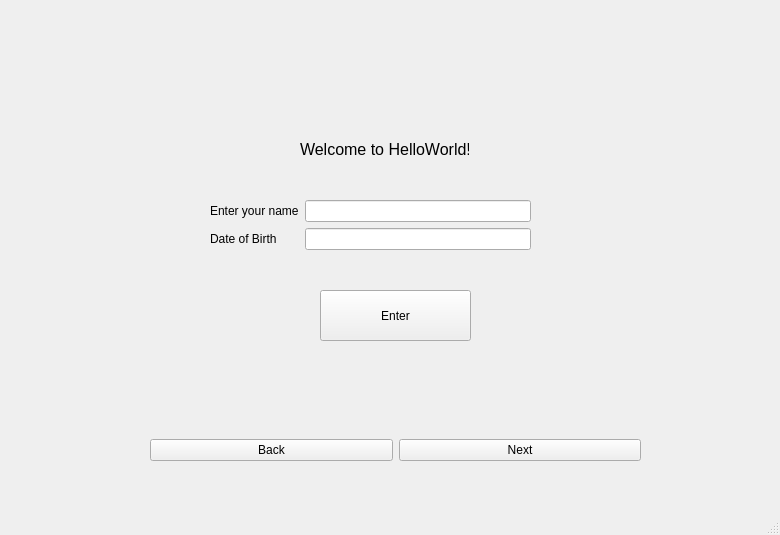
<?xml version="1.0" encoding="UTF-8"?>
<ui version="4.0">
 <class>MainWindow</class>
 <widget class="QMainWindow" name="MainWindow">
  <property name="geometry">
   <rect>
    <x>0</x>
    <y>0</y>
    <width>780</width>
    <height>535</height>
   </rect>
  </property>
  <property name="windowTitle">
   <string>MainWindow</string>
  </property>
  <widget class="QWidget" name="centralwidget">
   <widget class="QWidget" name="horizontalLayoutWidget">
    <property name="geometry">
     <rect>
      <x>150</x>
      <y>410</y>
      <width>491</width>
      <height>80</height>
     </rect>
    </property>
    <layout class="QHBoxLayout" name="pagebuttons">
     <item>
      <widget class="QPushButton" name="backButton">
       <property name="text">
        <string>Back</string>
       </property>
      </widget>
     </item>
     <item>
      <widget class="QPushButton" name="nextButton">
       <property name="text">
        <string>Next</string>
       </property>
      </widget>
     </item>
    </layout>
   </widget>
   <widget class="QWidget" name="verticalLayoutWidget_3">
    <property name="geometry">
     <rect>
      <x>20</x>
      <y>10</y>
      <width>751</width>
      <height>391</height>
     </rect>
    </property>
    <layout class="QVBoxLayout" name="frame_pages">
     <item>
      <widget class="QStackedWidget" name="stackedWidget">
       <property name="currentIndex">
        <number>0</number>
       </property>
       <widget class="QWidget" name="page_1">
        <widget class="QLabel" name="welcomeLabel">
         <property name="geometry">
          <rect>
           <x>280</x>
           <y>100</y>
           <width>169</width>
           <height>78</height>
          </rect>
         </property>
         <property name="sizePolicy">
          <sizepolicy hsizetype="Preferred" vsizetype="Maximum">
           <horstretch>0</horstretch>
           <verstretch>0</verstretch>
          </sizepolicy>
         </property>
         <property name="font">
          <font>
           <pointsize>12</pointsize>
          </font>
         </property>
         <property name="text">
          <string>Welcome to HelloWorld!</string>
         </property>
        </widget>
        <widget class="QWidget" name="verticalLayoutWidget">
         <property name="geometry">
          <rect>
           <x>190</x>
           <y>190</y>
           <width>321</width>
           <height>71</height>
          </rect>
         </property>
         <layout class="QFormLayout" name="formLayout_2">
          <item row="0" column="0">
           <widget class="QLabel" name="enterNamePrompt">
            <property name="text">
             <string>Enter your name</string>
            </property>
           </widget>
          </item>
          <item row="0" column="1">
           <widget class="QLineEdit" name="nameFieldLE"/>
          </item>
          <item row="2" column="0">
           <widget class="QLabel" name="DOBPrompt">
            <property name="text">
             <string>Date of Birth</string>
            </property>
           </widget>
          </item>
          <item row="2" column="1">
           <widget class="QLineEdit" name="DOBFieldLE"/>
          </item>
         </layout>
        </widget>
        <widget class="QPushButton" name="enterBtn">
         <property name="geometry">
          <rect>
           <x>300</x>
           <y>280</y>
           <width>151</width>
           <height>51</height>
          </rect>
         </property>
         <property name="text">
          <string>Enter</string>
         </property>
        </widget>
       </widget>
       <widget class="QWidget" name="page_2">
        <widget class="QWidget" name="verticalLayoutWidget_2">
         <property name="geometry">
          <rect>
           <x>590</x>
           <y>70</y>
           <width>131</width>
           <height>71</height>
          </rect>
         </property>
         <layout class="QVBoxLayout" name="verticalLayout">
          <item>
           <widget class="QLabel" name="genderLabel">
            <property name="text">
             <string>Gender:</string>
            </property>
           </widget>
          </item>
          <item>
           <widget class="QRadioButton" name="genderBtn_Male">
            <property name="text">
             <string>Male</string>
            </property>
           </widget>
          </item>
          <item>
           <widget class="QRadioButton" name="genderBtn_Female">
            <property name="text">
             <string>Female</string>
            </property>
           </widget>
          </item>
         </layout>
        </widget>
        <widget class="QWidget" name="formLayoutWidget">
         <property name="geometry">
          <rect>
           <x>290</x>
           <y>70</y>
           <width>166</width>
           <height>161</height>
          </rect>
         </property>
         <layout class="QFormLayout" name="formLayout">
          <item row="0" column="0">
           <widget class="QLabel" name="occLabel">
            <property name="text">
             <string>Occupation:</string>
            </property>
           </widget>
          </item>
          <item row="1" column="0">
           <widget class="QCheckBox" name="checkBox">
            <property name="text">
             <string>Twitch Streamer</string>
            </property>
           </widget>
          </item>
          <item row="2" column="0">
           <widget class="QCheckBox" name="checkBox_2">
            <property name="text">
             <string>Software Engineer</string>
            </property>
           </widget>
          </item>
          <item row="3" column="0">
           <widget class="QCheckBox" name="checkBox_3">
            <property name="text">
             <string>Chef</string>
            </property>
           </widget>
          </item>
          <item row="4" column="0">
           <widget class="QCheckBox" name="checkBox_4">
            <property name="text">
             <string>Police</string>
            </property>
           </widget>
          </item>
          <item row="5" column="0">
           <widget class="QCheckBox" name="checkBox_5">
            <property name="text">
             <string>Secret Agent</string>
            </property>
           </widget>
          </item>
         </layout>
        </widget>
        <widget class="QWidget" name="formLayoutWidget_2">
         <property name="geometry">
          <rect>
           <x>40</x>
           <y>70</y>
           <width>151</width>
           <height>51</height>
          </rect>
         </property>
         <layout class="QFormLayout" name="formLayout_3">
          <item row="0" column="0">
           <widget class="QLabel" name="weightLabel">
            <property name="text">
             <string>Weight (kg)</string>
            </property>
           </widget>
          </item>
          <item row="1" column="0">
           <widget class="QLabel" name="heightLabel">
            <property name="text">
             <string>Height (m)</string>
            </property>
           </widget>
          </item>
          <item row="0" column="1">
           <widget class="QDoubleSpinBox" name="weightSpinBox"/>
          </item>
          <item row="1" column="1">
           <widget class="QDoubleSpinBox" name="heightSpinBox"/>
          </item>
         </layout>
        </widget>
        <widget class="QWidget" name="horizontalLayoutWidget_2">
         <property name="geometry">
          <rect>
           <x>220</x>
           <y>300</y>
           <width>301</width>
           <height>61</height>
          </rect>
         </property>
         <layout class="QHBoxLayout" name="horizontalLayout">
          <item>
           <widget class="QPushButton" name="readFromRegBtn">
            <property name="text">
             <string>Read from Windows Registry</string>
            </property>
           </widget>
          </item>
          <item>
           <widget class="QPushButton" name="writeToRegBtn">
            <property name="text">
             <string>Write to Windows Registry</string>
            </property>
           </widget>
          </item>
         </layout>
        </widget>
       </widget>
       <widget class="QWidget" name="page_3">
        <widget class="QTabWidget" name="tabWidget">
         <property name="enabled">
          <bool>true</bool>
         </property>
         <property name="geometry">
          <rect>
           <x>20</x>
           <y>10</y>
           <width>701</width>
           <height>291</height>
          </rect>
         </property>
         <property name="currentIndex">
          <number>0</number>
         </property>
         <widget class="QWidget" name="tab">
          <attribute name="title">
           <string>Preset 1</string>
          </attribute>
          <widget class="QWidget" name="formLayoutWidget_3">
           <property name="geometry">
            <rect>
             <x>150</x>
             <y>40</y>
             <width>361</width>
             <height>171</height>
            </rect>
           </property>
           <layout class="QFormLayout" name="formLayout_4">
            <item row="1" column="0">
             <widget class="QLabel" name="label_3">
              <property name="text">
               <string>Name:</string>
              </property>
             </widget>
            </item>
            <item row="1" column="1">
             <widget class="QLineEdit" name="lineEdit_4"/>
            </item>
            <item row="2" column="0">
             <widget class="QLabel" name="label_8">
              <property name="text">
               <string>Date of Birth:</string>
              </property>
             </widget>
            </item>
            <item row="2" column="1">
             <widget class="QLineEdit" name="lineEdit_3"/>
            </item>
            <item row="3" column="0">
             <widget class="QLabel" name="label_9">
              <property name="text">
               <string>Occupation:</string>
              </property>
             </widget>
            </item>
            <item row="3" column="1">
             <widget class="QLineEdit" name="lineEdit_5"/>
            </item>
            <item row="4" column="0">
             <widget class="QLabel" name="label_10">
              <property name="text">
               <string>Gender:</string>
              </property>
             </widget>
            </item>
            <item row="5" column="0">
             <widget class="QLabel" name="label_12">
              <property name="text">
               <string>Weight:</string>
              </property>
             </widget>
            </item>
            <item row="6" column="0">
             <widget class="QLabel" name="label_11">
              <property name="text">
               <string>Height:</string>
              </property>
             </widget>
            </item>
            <item row="4" column="1">
             <widget class="QLineEdit" name="lineEdit_6"/>
            </item>
            <item row="5" column="1">
             <widget class="QLineEdit" name="lineEdit_7"/>
            </item>
            <item row="6" column="1">
             <widget class="QLineEdit" name="lineEdit_8"/>
            </item>
           </layout>
          </widget>
         </widget>
         <widget class="QWidget" name="tab_2">
          <attribute name="title">
           <string>Preset 2</string>
          </attribute>
          <widget class="QWidget" name="formLayoutWidget_5">
           <property name="geometry">
            <rect>
             <x>150</x>
             <y>40</y>
             <width>361</width>
             <height>171</height>
            </rect>
           </property>
           <layout class="QFormLayout" name="formLayout_6">
            <item row="1" column="0">
             <widget class="QLabel" name="label_19">
              <property name="text">
               <string>Name:</string>
              </property>
             </widget>
            </item>
            <item row="1" column="1">
             <widget class="QLineEdit" name="lineEdit_15"/>
            </item>
            <item row="2" column="0">
             <widget class="QLabel" name="label_20">
              <property name="text">
               <string>Date of Birth:</string>
              </property>
             </widget>
            </item>
            <item row="2" column="1">
             <widget class="QLineEdit" name="lineEdit_16"/>
            </item>
            <item row="3" column="0">
             <widget class="QLabel" name="label_21">
              <property name="text">
               <string>Occupation:</string>
              </property>
             </widget>
            </item>
            <item row="3" column="1">
             <widget class="QLineEdit" name="lineEdit_17"/>
            </item>
            <item row="4" column="0">
             <widget class="QLabel" name="label_22">
              <property name="text">
               <string>Gender:</string>
              </property>
             </widget>
            </item>
            <item row="5" column="0">
             <widget class="QLabel" name="label_23">
              <property name="text">
               <string>Weight:</string>
              </property>
             </widget>
            </item>
            <item row="6" column="0">
             <widget class="QLabel" name="label_24">
              <property name="text">
               <string>Height:</string>
              </property>
             </widget>
            </item>
            <item row="4" column="1">
             <widget class="QLineEdit" name="lineEdit_18"/>
            </item>
            <item row="5" column="1">
             <widget class="QLineEdit" name="lineEdit_19"/>
            </item>
            <item row="6" column="1">
             <widget class="QLineEdit" name="lineEdit_20"/>
            </item>
           </layout>
          </widget>
         </widget>
         <widget class="QWidget" name="tab_3">
          <attribute name="title">
           <string>Preset 3</string>
          </attribute>
          <widget class="QWidget" name="formLayoutWidget_4">
           <property name="geometry">
            <rect>
             <x>150</x>
             <y>40</y>
             <width>361</width>
             <height>171</height>
            </rect>
           </property>
           <layout class="QFormLayout" name="formLayout_5">
            <item row="1" column="0">
             <widget class="QLabel" name="label_13">
              <property name="text">
               <string>Name:</string>
              </property>
             </widget>
            </item>
            <item row="1" column="1">
             <widget class="QLineEdit" name="lineEdit_9"/>
            </item>
            <item row="2" column="0">
             <widget class="QLabel" name="label_14">
              <property name="text">
               <string>Date of Birth:</string>
              </property>
             </widget>
            </item>
            <item row="2" column="1">
             <widget class="QLineEdit" name="lineEdit_10"/>
            </item>
            <item row="3" column="0">
             <widget class="QLabel" name="label_15">
              <property name="text">
               <string>Occupation:</string>
              </property>
             </widget>
            </item>
            <item row="3" column="1">
             <widget class="QLineEdit" name="lineEdit_11"/>
            </item>
            <item row="4" column="0">
             <widget class="QLabel" name="label_16">
              <property name="text">
               <string>Gender:</string>
              </property>
             </widget>
            </item>
            <item row="5" column="0">
             <widget class="QLabel" name="label_17">
              <property name="text">
               <string>Weight:</string>
              </property>
             </widget>
            </item>
            <item row="6" column="0">
             <widget class="QLabel" name="label_18">
              <property name="text">
               <string>Height:</string>
              </property>
             </widget>
            </item>
            <item row="4" column="1">
             <widget class="QLineEdit" name="lineEdit_12"/>
            </item>
            <item row="5" column="1">
             <widget class="QLineEdit" name="lineEdit_13"/>
            </item>
            <item row="6" column="1">
             <widget class="QLineEdit" name="lineEdit_14"/>
            </item>
           </layout>
          </widget>
         </widget>
        </widget>
        <widget class="QWidget" name="horizontalLayoutWidget_3">
         <property name="geometry">
          <rect>
           <x>230</x>
           <y>310</y>
           <width>271</width>
           <height>80</height>
          </rect>
         </property>
         <layout class="QHBoxLayout" name="horizontalLayout_2">
          <item>
           <widget class="QPushButton" name="loadPreBtn">
            <property name="text">
             <string>Load Preset</string>
            </property>
           </widget>
          </item>
          <item>
           <widget class="QPushButton" name="savePreBtn">
            <property name="text">
             <string>Save Preset</string>
            </property>
           </widget>
          </item>
         </layout>
        </widget>
       </widget>
      </widget>
     </item>
    </layout>
   </widget>
  </widget>
  <widget class="QMenuBar" name="menubar">
   <property name="geometry">
    <rect>
     <x>0</x>
     <y>0</y>
     <width>780</width>
     <height>21</height>
    </rect>
   </property>
  </widget>
  <widget class="QStatusBar" name="statusbar"/>
 </widget>
 <resources/>
 <connections/>
</ui>
